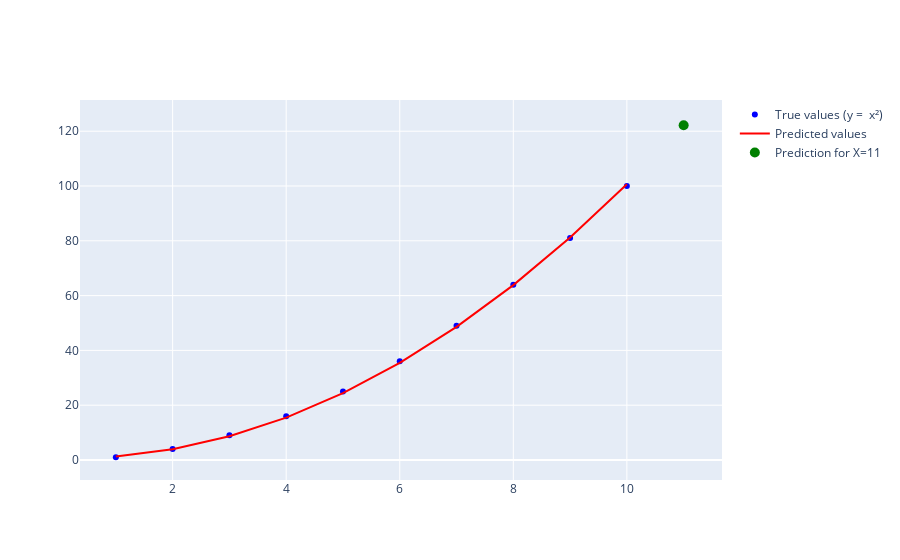

The notebook cell this image was saved under:
### Code cell
fig.add_trace(go.Scatter(x=X_new, y=Y_new_pred, mode='markers', name=f"Prediction for X={X_new[0]}", marker=dict(color='green', size=10)))

### Figure 1 — Plotly figure (JSON) as saved in the notebook; plotly's stock layout.template omitted (floating-point values rounded to 4 significant figures)
{"data": [{"marker": {"color": "blue"}, "mode": "markers", "name": "True values (y =  x²)", "type": "scatter", "x": [1, 2, 3, 4, 5, 6, 7, 8, 9, 10], "y": [1, 4, 9, 16, 25, 36, 49, 64, 81, 100]}, {"line": {"color": "red"}, "mode": "lines", "name": "Predicted values", "type": "scatter", "x": [1, 2, 3, 4, 5, 6, 7, 8, 9, 10], "y": [1.276, 3.907, 8.639, 15.47, 24.41, 35.45, 48.59, 63.84, 81.18, 100.6]}, {"marker": {"color": "green", "size": 10}, "mode": "markers", "name": "Prediction for X=11", "type": "scatter", "x": [11], "y": [122.2]}], "layout": {}}
